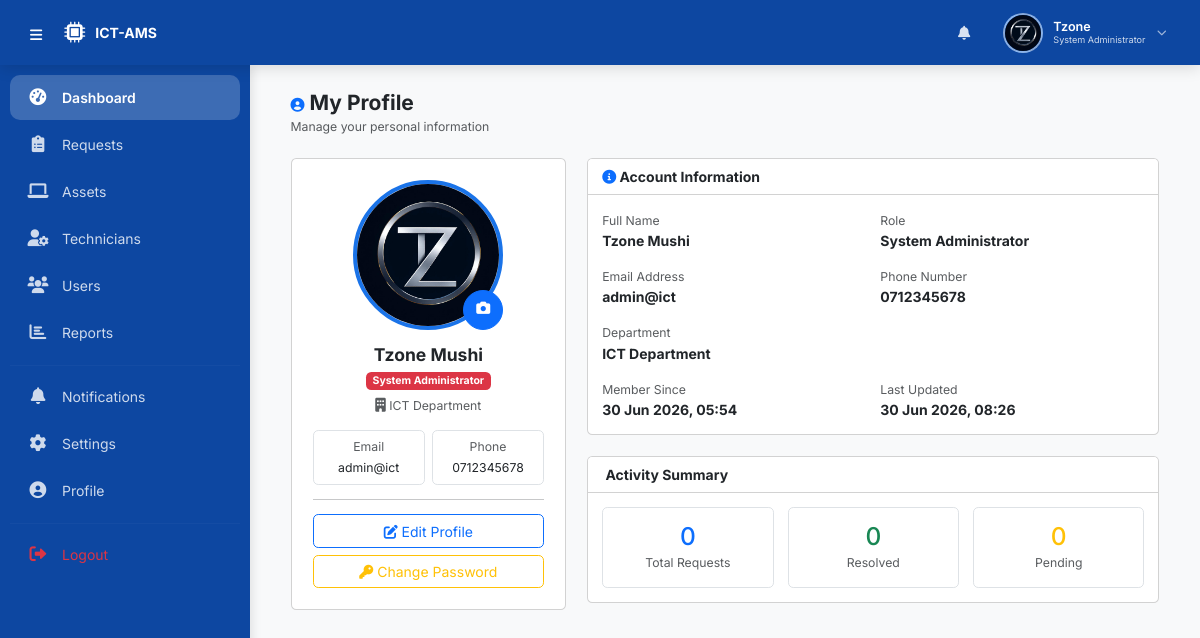
/public/profile/index.php (signed in), run on the app's committed database.
### tables this page shows
CREATE TABLE `users` (
  `user_id` int(11) NOT NULL,
  `first_name` varchar(50) NOT NULL,
  `last_name` varchar(50) NOT NULL,
  `email` varchar(100) NOT NULL,
  `phone` varchar(20) NOT NULL,
  `password` varchar(255) NOT NULL,
  `role` enum('System Administrator','ICT Technician','Staff') NOT NULL,
  `department` varchar(100) DEFAULT NULL,
  `profile_picture` varchar(255) DEFAULT NULL,
  `status` enum('active','inactive') DEFAULT 'active',
  `created_at` timestamp NOT NULL DEFAULT current_timestamp(),
  `updated_at` timestamp NOT NULL DEFAULT current_timestamp() ON UPDATE current_timestamp()
);

### public/includes/profile_helper.php (called while the page is built, shortened)
<?php
function getUserProfile($user_id) {
    $db = getDB();
    $stmt = $db->prepare("SELECT *, CONCAT(first_name, ' ', last_name) as full_name FROM users WHERE user_id = ?");
    $stmt->execute([$user_id]);
    return $stmt->fetch();
}
function getProfilePicture($user_id) {
    $db = getDB();
    $stmt = $db->prepare("SELECT profile_picture FROM users WHERE user_id = ?");
    $stmt->execute([$user_id]);
    $result = $stmt->fetch();
    if ($result && $result['profile_picture']) {
        return BASE_URL . 'assets/uploads/profiles/' . $result['profile_picture'];
    }
    return BASE_URL . 'assets/images/default-avatar.png';
}
function getUserInitials($user_id) {
    $db = getDB();
    $stmt = $db->prepare("SELECT first_name, last_name FROM users WHERE user_id = ?");
    $stmt->execute([$user_id]);
    $user = $stmt->fetch();
    if ($user) {
        $first = substr($user['first_name'] ?? 'U', 0, 1);
        $last = substr($user['last_name'] ?? 'N', 0, 1);
        return strtoupper($first . $last);
    }
    return 'UN';
}
?>

### public/includes/settings_helper.php (called while the page is built, shortened)
<?php
function getUserSettings($user_id) {
    $db = getDB();
    $stmt = $db->prepare("SELECT * FROM user_settings WHERE user_id = ?");
    $stmt->execute([$user_id]);
    $settings = $stmt->fetch();
    return $settings;
}
?>

### includes/functions.php (called while the page is built, shortened)
<?php
function formatDate($date) {
    return date('d M Y, H:i', strtotime($date));
}
?>

### public/profile/index.php (the view, shortened to what this page needs)
<?php
require_once __DIR__ . '/../../includes/functions.php';
require_once __DIR__ . '/../includes/settings_helper.php';
require_once __DIR__ . '/../includes/profile_helper.php';
$user_id = $_SESSION['user_id'];
$user = getUserProfile($user_id);
include __DIR__ . '/../includes/header.php';
?>
<div class="container-fluid">
    <div class="d-flex justify-content-between align-items-center mb-4">
        <div>
            <h4 class="fw-bold mb-0"><i class="fas fa-user-circle text-primary"></i> My Profile</h4>
            <small class="text-muted">Manage your personal information</small>
        </div>
    </div>
    <div class="row g-4">
        <div class="col-xl-4 col-lg-5 col-md-12">
            <div class="card">
                <div class="card-body text-center p-4">
                    <div class="position-relative d-inline-block mb-3">
                        <?php if (file_exists(__DIR__ . '/../../assets/uploads/profiles/' . $user['profile_picture']) && $user['profile_picture']): ?>
                            <img src="<?php echo $profile_picture; ?>"
                                 alt="Profile Picture"
                                 class="rounded-circle img-fluid"
                                 style="width: 150px; height: 150px; object-fit: cover; border: 4px solid #1a73e8;">
                        <?php endif; ?>
                        <button class="btn btn-primary btn-sm rounded-circle position-absolute bottom-0 end-0"
                                style="width: 40px; height: 40px;"
                                data-bs-toggle="modal"
                                data-bs-target="#uploadPictureModal"
                                title="Change Profile Picture">
                            <i class="fas fa-camera"></i>
                        </button>
                    </div>
                    <h5 class="fw-bold mb-1"><?php echo htmlspecialchars($user['full_name']); ?></h5>
                    <p class="text-muted mb-2">
                        <span class="badge bg-<?php echo $user['role'] === 'System Administrator' ? 'danger' : ($user['role'] === 'ICT Technician' ? 'warning' : 'info'); ?>">
                            <?php echo $user['role']; ?>
                        </span>
                    </p>
                    <p class="text-muted small mb-3">
                        <i class="fas fa-building"></i> <?php echo htmlspecialchars($user['department'] ?? 'N/A'); ?>
                    </p>
                    <div class="row g-2">
                        <div class="col-6">
                            <div class="border rounded p-2">
                                <small class="text-muted d-block">Email</small>
                                <small><?php echo htmlspecialchars($user['email']); ?></small>
                            </div>
                        </div>
                        <div class="col-6">
                            <div class="border rounded p-2">
                                <small class="text-muted d-block">Phone</small>
                                <small><?php echo htmlspecialchars($user['phone']); ?></small>
                            </div>
                        </div>
                    </div>
                    <hr>
                    <div class="d-grid gap-2">
                        <button class="btn btn-outline-primary" data-bs-toggle="modal" data-bs-target="#editProfileModal">
                            <i class="fas fa-edit"></i> Edit Profile
                        </button>
                        <button class="btn btn-outline-warning" data-bs-toggle="modal" data-bs-target="#changePasswordModal">
                            <i class="fas fa-key"></i> Change Password
                        </button>
                    </div>
                </div>
            </div>
        </div>
        <div class="col-xl-8 col-lg-7 col-md-12">
            <div class="card mb-4">
                <div class="card-header bg-white fw-bold">
                    <i class="fas fa-info-circle text-primary"></i> Account Information
                </div>
                <div class="card-body">
                    <div class="row g-3">
                        <div class="col-md-6">
                            <label class="text-muted small">Full Name</label>
                            <p class="fw-bold mb-0"><?php echo htmlspecialchars($user['full_name']); ?></p>
                        </div>
                        <div class="col-md-6">
                            <label class="text-muted small">Role</label>
                            <p class="fw-bold mb-0"><?php echo $user['role']; ?></p>
                        </div>
                        <div class="col-md-6">
                            <label class="text-muted small">Email Address</label>
                            <p class="fw-bold mb-0"><?php echo htmlspecialchars($user['email']); ?></p>
                        </div>
                        <div class="col-md-6">
                            <label class="text-muted small">Phone Number</label>
                            <p class="fw-bold mb-0"><?php echo htmlspecialchars($user['phone']); ?></p>
                        </div>
                        <div class="col-md-12">
                            <label class="text-muted small">Department</label>
                            <p class="fw-bold mb-0"><?php echo htmlspecialchars($user['department'] ?? 'N/A'); ?></p>
                        </div>
                        <div class="col-md-6">
                            <label class="text-muted small">Member Since</label>
                            <p class="fw-bold mb-0"><?php echo formatDate($user['created_at']); ?></p>
                        </div>
                        <div class="col-md-6">
                            <label class="text-muted small">Last Updated</label>
                            <p class="fw-bold mb-0"><?php echo formatDate($user['updated_at']); ?></p>
                        </div>
                    </div>
                </div>
            </div>
            <div class="card">
                <div class="card-header bg-white fw-bold">
                    <i class="fas fa-chart-simple text-success"></i> Activity Summary
                </div>
                <div class="card-body">
                    <div class="row g-3">
                        <div class="col-md-4">
                            <div class="border rounded p-3 text-center">
                                <h3 class="text-primary mb-0">
                                    <?php
                                    $db = getDB();
                                    $stmt = $db->prepare("SELECT COUNT(*) as count FROM maintenance_requests WHERE reported_by = ?");
                                    $stmt->execute([$user_id]);
                                    echo $stmt->fetch()['count'] ?? 0;
                                    ?>
                                </h3>
                                <small class="text-muted">Total Requests</small>
                            </div>
                        </div>
                        <div class="col-md-4">
                            <div class="border rounded p-3 text-center">
                                <h3 class="text-success mb-0">
                                    <?php
                                    $stmt = $db->prepare("SELECT COUNT(*) as count FROM maintenance_requests WHERE reported_by = ? AND status = 'Resolved'");
                                    $stmt->execute([$user_id]);
                                    echo $stmt->fetch()['count'] ?? 0;
                                    ?>
                                </h3>
                                <small class="text-muted">Resolved</small>
                            </div>
                        </div>
                        <div class="col-md-4">
                            <div class="border rounded p-3 text-center">
                                <h3 class="text-warning mb-0">
                                    <?php
                                    $stmt = $db->prepare("SELECT COUNT(*) as count FROM maintenance_requests WHERE reported_by = ? AND status IN ('Pending', 'Assigned', 'In Progress')");
                                    $stmt->execute([$user_id]);
                                    echo $stmt->fetch()['count'] ?? 0;
                                    ?>
                                </h3>
                                <small class="text-muted">Pending</small>
                            </div>
                        </div>
                    </div>
                </div>
            </div>
        </div>
    </div>
</div>
<?php include __DIR__ . '/../includes/footer.php'; ?>

### public/includes/header.php (shortened to what this page needs)
<?php
require_once __DIR__ . '/../../includes/functions.php';
require_once __DIR__ . '/profile_helper.php';
require_once __DIR__ . '/settings_helper.php';
$settings = getUserSettings($_SESSION['user_id']);
$current_page = basename($_SERVER['PHP_SELF']);
$user_id = $_SESSION['user_id'];
$first_name = $_SESSION['first_name'] ?? 'User';
$last_name = $_SESSION['last_name'] ?? '';
$role = $_SESSION['role'] ?? 'Staff';
$profile_picture = getProfilePicture($user_id);
$initials = getUserInitials($user_id);
$full_name = trim($first_name . ' ' . $last_name);
$sidebar_collapsed = isset($settings['sidebar_collapsed']) ? (int)$settings['sidebar_collapsed'] : 0;
?>
<!DOCTYPE html>
<html lang="en">
<head>
    <link href="https://cdn.jsdelivr.net/npm/bootstrap@5.3.0-alpha1/dist/css/bootstrap.min.css" rel="stylesheet">
    <link rel="stylesheet" href="https://cdnjs.cloudflare.com/ajax/libs/font-awesome/6.0.0-beta3/css/all.min.css">
</head>
<body>
<header class="top-header">
    <div class="header-left">
        <button class="hamburger-btn" onclick="toggleSidebar()" id="hamburgerBtn" aria-label="Toggle sidebar">
            <i class="fas fa-bars"></i>
        </button>
        <a href="<?php echo BASE_URL; ?>public/<?php echo strtolower($role); ?>/" class="brand">
            <i class="fas fa-microchip"></i>
            <span class="brand-text"><?php echo APP_SHORT; ?></span>
        </a>
    </div>
    <div class="header-right">
        <div class="dropdown">
            <button class="btn-notification" id="notificationBell" data-bs-toggle="dropdown" aria-expanded="false" title="Notifications">
                <i class="fas fa-bell"></i>
            </button>
        </div>
        <div class="user-avatar-wrapper dropdown" data-bs-toggle="dropdown" aria-expanded="false">
            <div class="avatar-circle <?php echo !empty($profile_picture) ? 'has-image' : ''; ?>">
                <?php if (!empty($profile_picture) && file_exists(__DIR__ . '/../../assets/uploads/profiles/' . basename($profile_picture))): ?>
                    <img src="<?php echo $profile_picture; ?>" alt="<?php echo $full_name; ?>">
                <?php else: ?>
                    <?php echo $initials; ?>
                <?php endif; ?>
            </div>
            <div class="user-info-text">
                <span class="user-name"><?php echo $first_name; ?></span>
                <span class="user-role"><?php echo $role; ?></span>
            </div>
            <i class="fas fa-chevron-down dropdown-arrow"></i>
        </div>
    </div>
</header>
<nav class="sidebar-wrapper <?php echo $sidebar_collapsed ? 'collapsed' : ''; ?>" id="sidebarWrapper">
    <div class="sidebar-nav">
        <?php
        $nav_items = [];
        if ($role === 'System Administrator') {
            $nav_items = [
                ['url' => '../admin/index.php', 'icon' => 'fa-tachometer-alt', 'label' => 'Dashboard'],
                ['url' => '../admin/requests.php', 'icon' => 'fa-clipboard-list', 'label' => 'Requests'],
                ['url' => '../admin/assets.php', 'icon' => 'fa-laptop', 'label' => 'Assets'],
                ['url' => '../admin/technicians.php', 'icon' => 'fa-user-cog', 'label' => 'Technicians'],
                ['url' => '../admin/users.php', 'icon' => 'fa-users', 'label' => 'Users'],
                ['url' => '../admin/reports.php', 'icon' => 'fa-chart-bar', 'label' => 'Reports'],
                ];
        }
        $nav_items[] = ['divider' => true];
        $nav_items[] = ['url' => '../notifications/', 'icon' => 'fa-bell', 'label' => 'Notifications'];
        $nav_items[] = ['url' => '../settings/', 'icon' => 'fa-cog', 'label' => 'Settings'];
        $nav_items[] = ['url' => '../profile/', 'icon' => 'fa-user-circle', 'label' => 'Profile'];
        $nav_items[] = ['divider' => true];
        $nav_items[] = ['url' => '../../logout.php', 'icon' => 'fa-sign-out-alt', 'label' => 'Logout', 'class' => 'text-danger'];
        $base_path = '';
        if ($role === 'System Administrator') $base_path = 'admin/';
        elseif ($role === 'ICT Technician') $base_path = 'technician/';
        elseif ($role === 'Staff') $base_path = 'staff/';
        foreach ($nav_items as $item) {
            if (isset($item['divider'])) {
                echo '<hr style="border-color: rgba(255,255,255,0.1); margin: 8px 0;">';
                continue;
            }
            $url = $item['url'];
            $icon = $item['icon'];
            $label = $item['label'];
            $class = $item['class'] ?? '';
            $is_active = false;
            if (strpos($url, $base_path) !== false) {
                $page = basename($url);
                if ($page === $current_page) {
                    $is_active = true;
                }
            }
            $active_class = $is_active ? 'active' : '';
            $tooltip = $label;
            echo "<a href='{$url}' class='nav-item {$active_class} {$class}' data-tooltip='{$tooltip}'>
                    <i class='fas {$icon}'></i>
                    <span class='nav-label'>{$label}</span>
                  </a>";
        }
        ?>
    </div>
</nav>
<div class="main-content <?php echo $sidebar_collapsed ? 'expanded' : ''; ?>" id="mainContent">

### data on the page
users: profile_picture (picture), role "System Administrator", department "ICT Department", email "admin@ict", phone "0712345678", created_at "30 Jun 2026, 05:54", updated_at "30 Jun 2026, 08:26"

### other printed values
APP_SHORT "ICT-AMS"
$first_name "Tzone"
$role "System Administrator"
$label "Dashboard"
$label "Requests"
$label "Assets"
$label "Technicians"
$label "Users"
$label "Reports"
$label "Notifications"
$label "Settings"
$label "Profile"
$label "Logout"
$user['full_name'] "Tzone Mushi"
$stmt->fetch()['count'] "0"
